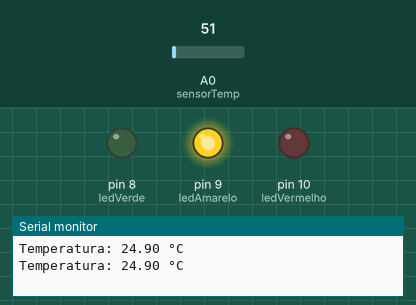
Simulated run of this sketch. Board: Arduino Uno, built with avr-gcc and run on an emulated ATmega328P. Shown: output pins drawn as LEDs (lit = HIGH), the last lines printed to the serial monitor. Inputs (shaded band) come from the test bench; at power-on: A0 (sensorTemp) = 51.

Above: at 1.8 s.
1.9 s: A0 (sensorTemp) set to 65
At 3.0 s:
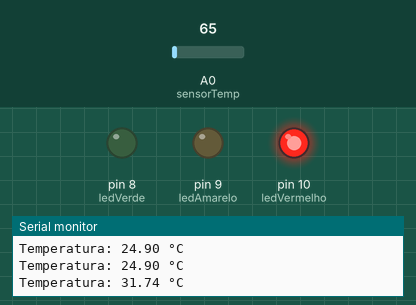
3.5 s: A0 (sensorTemp) set to 30
At 4.6 s:
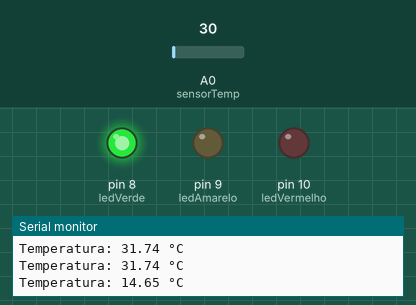
5.5 s: A0 (sensorTemp) set to 61
At 7.2 s:
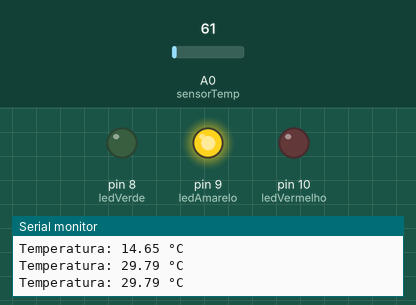
7.5 s: A0 (sensorTemp) set to 71
At 8.9 s:
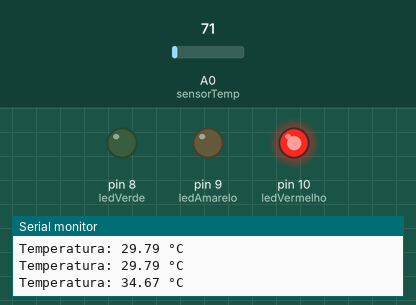
Timing chart, 0 to 10.5 s (numbered marks = the images above; inputs shaded):
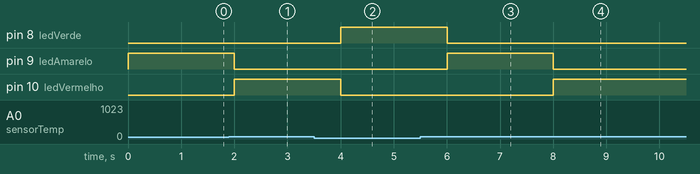

The sketch:

epic_bombul1.ino
```cpp
// Pinos dos LEDs
int ledVerde = 8;
int ledAmarelo = 9;
int ledVermelho = 10;

// Pino do sensor LM35
int sensorTemp = A0;

// Variáveis
int leitura;
float tensao;
float temperatura;

void setup() {
  // Configurando os LEDs como saída
  pinMode(ledVerde, OUTPUT);
  pinMode(ledAmarelo, OUTPUT);
  pinMode(ledVermelho, OUTPUT);

  // Inicia o monitor serial
  Serial.begin(9600);
}

void loop() {
  // Ler o valor do sensor
  leitura = analogRead(sensorTemp);

  // Converter a leitura para tensão
  tensao = leitura * 5.0 / 1024.0;

  // Converter a tensão para temperatura
  // O LM35 fornece 10 mV para cada 1 °C
  temperatura = tensao * 100;

  // Mostrar a temperatura no Monitor Serial
  Serial.print("Temperatura: ");
  Serial.print(temperatura);
  Serial.println(" °C");

  // Apagar todos os LEDs
  digitalWrite(ledVerde, LOW);
  digitalWrite(ledAmarelo, LOW);
  digitalWrite(ledVermelho, LOW);

  // Verificar a faixa de temperatura
  if (temperatura < 20) {
    // Baixa temperatura
    digitalWrite(ledVerde, HIGH);
  }
  else if (temperatura < 30) {
    // Temperatura intermediária
    digitalWrite(ledAmarelo, HIGH);
  }
  else {
    // Alta temperatura
    digitalWrite(ledVermelho, HIGH);
  }

  // Esperar 1 segundo antes da próxima leitura
  delay(1000);
}
```

Measured:
- the behaviour switches between 61 and 62 on A0 (sensorTemp) (found by bisection; images 0 and 1)
- after the input at 1.9 s, pin 9 (ledAmarelo): HIGH → LOW after 0.10 s; pin 10 (ledVermelho): LOW → HIGH after 0.10 s
- after the input at 3.5 s, pin 8 (ledVerde): LOW → HIGH after 0.50 s; pin 10 (ledVermelho): HIGH → LOW after 0.50 s
- after the input at 5.5 s, pin 8 (ledVerde): HIGH → LOW after 0.51 s; pin 9 (ledAmarelo): LOW → HIGH after 0.51 s
- after the input at 7.5 s, pin 9 (ledAmarelo): HIGH → LOW after 0.51 s; pin 10 (ledVermelho): LOW → HIGH after 0.51 s
